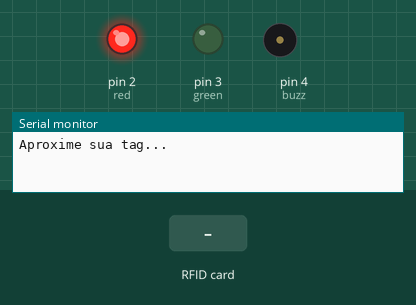
Recording of a sketch running on a simulated Arduino Uno, built with avr-gcc and run on an emulated ATmega328P. Parts: output pins drawn as LEDs (lit = HIGH), buzzer (waves = sounding), the last lines printed to the serial monitor. Dashed ring = blinking. Inputs (shaded band) come from the test bench. Pins used as bus, display or sensor lines are not drawn.

Above: at 1.2 s.
1.3 s: RFID card 93 D3 75 E4 held to the reader
At 2.1 s:
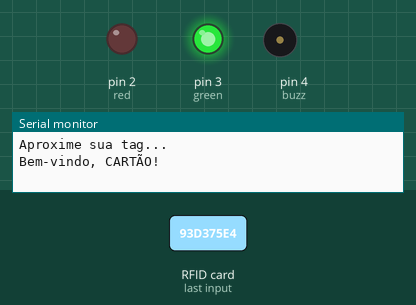
3.7 s: RFID card 5E 7A 19 C4 held to the reader
At 4.01 s:
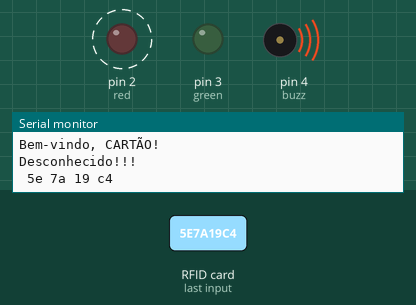
6.7 s: RFID card 34 DD 7A A7 held to the reader
At 6.79 s:
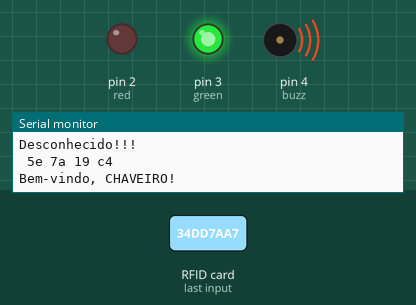
Timing chart, 0 to 9.7 s (numbered marks = the images above; inputs shaded):
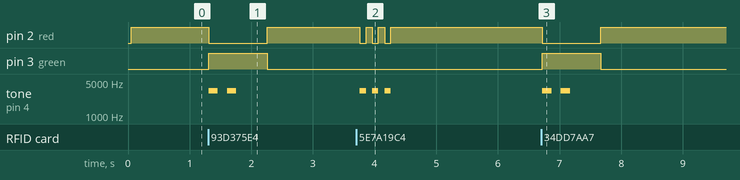

The sketch:

projeto_buzzer_led.ino
```cpp
#include <MFRC522.h>
#include <SPI.h>
#define PINO_RST 9
#define PINO_SDA 10
#define red 2
#define green 3
#define buzz 4

MFRC522 rfid(PINO_SDA, PINO_RST);

String cartao_rf = " 93 d3 75 e4";
String chaveiro_rf = " 34 dd 7a a7";

int freq = 3300; // Hz

void setup() {
  Serial.begin(9600);

  SPI.begin();
  rfid.PCD_Init();

  Serial.println("Aproxime sua tag...");
  Serial.println();

  pinMode(green, OUTPUT);
  pinMode(red, OUTPUT);
  pinMode(buzz, OUTPUT);

  digitalWrite(red, HIGH);
  noTone(buzz);
}

void loop() {
  String conteudo = "";
  // Procurando pela TAG
  if (!rfid.PICC_IsNewCardPresent()) {
    return;
  }

  // Seleciona uma TAG
  if (!rfid.PICC_ReadCardSerial()) {
    return;
  }

  for (byte i = 0; i < rfid.uid.size; i++) {
    conteudo.concat(String(rfid.uid.uidByte[i] < HEX ? " 0" : " "));
    conteudo.concat(String(rfid.uid.uidByte[i], HEX));
  }

  // Verificação

  if (conteudo == chaveiro_rf) {
    Serial.println("Bem-vindo, CHAVEIRO!");
    ascender();
    delay(1500);

  } else if (conteudo == cartao_rf) {
    Serial.println("Bem-vindo, CARTÃO!");
    ascender();
    delay(1500);

  } else {
    Serial.println("Desconhecido!!!");
    Serial.println(conteudo);
    piscar();
    delay(1500);
  }
}

void ascender() {
  digitalWrite(red, LOW);
  digitalWrite(green, HIGH);

  tone(buzz, freq);
  delay(150);
  noTone(buzz);
  delay(150);
  tone(buzz, freq);
  delay(150);
  noTone(buzz);
  delay(500);

  digitalWrite(green, LOW);
  digitalWrite(red, HIGH);
}

void piscar() {
  digitalWrite(red, LOW);
  tone(buzz, freq);
  delay(100);
  digitalWrite(red, HIGH);
  noTone(buzz);
  delay(100);
  digitalWrite(red, LOW);
  tone(buzz, freq);
  delay(100);
  digitalWrite(red, HIGH);
  noTone(buzz);
  delay(100);
  digitalWrite(red, LOW);
  tone(buzz, freq);
  delay(100);
  digitalWrite(red, HIGH);
  noTone(buzz);
}
```

Measured:
- after the input at 1.3 s, pin 2 (red): HIGH → LOW at once, → HIGH 0.95 s later; pin 3 (green): LOW → HIGH at once, → LOW 0.95 s later; tone on pin 4 (buzz): alternates 3300 Hz for 0.15 s and silent for 0.15 s, 4 changes in all, then stays silent, starting at once
- after the input at 3.7 s, pin 2 (red): alternates HIGH for 0.10 s and LOW for 0.10 s, 6 changes in all, then stays HIGH, starting after 0.06 s; tone on pin 4 (buzz): alternates 3300 Hz for 0.10 s and silent for 0.10 s, 6 changes in all, then stays silent, starting after 0.06 s
- after the input at 6.7 s, pin 2 (red): HIGH → LOW at once, → HIGH 0.95 s later; pin 3 (green): LOW → HIGH at once, → LOW 0.95 s later; tone on pin 4 (buzz): alternates 3300 Hz for 0.15 s and silent for 0.15 s, 4 changes in all, then stays silent, starting at once
